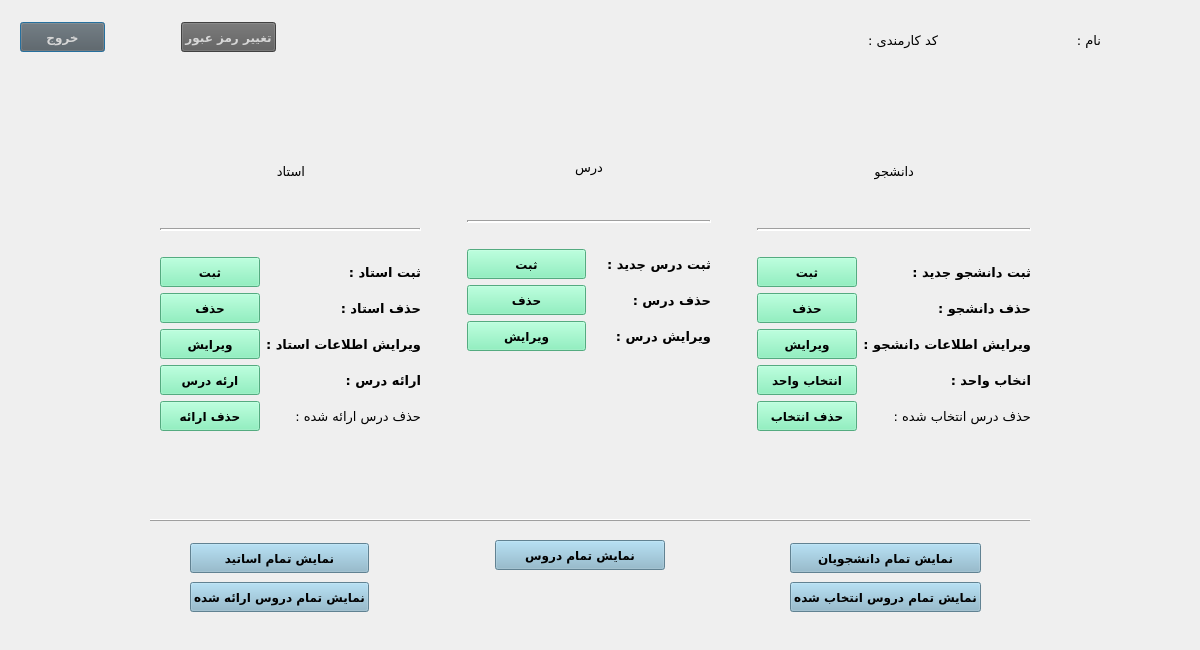
<?xml version="1.0" encoding="UTF-8"?>
<ui version="4.0">
 <class>EmployeeMainDialog</class>
 <widget class="QDialog" name="EmployeeMainDialog">
  <property name="geometry">
   <rect>
    <x>0</x>
    <y>0</y>
    <width>1200</width>
    <height>650</height>
   </rect>
  </property>
  <property name="windowTitle">
   <string>صفحه اصلی مسئول آموزش</string>
  </property>
  <property name="styleSheet">
   <string notr="true"/>
  </property>
  <widget class="QWidget" name="layoutWidget">
   <property name="geometry">
    <rect>
     <x>820</x>
     <y>20</y>
     <width>281</width>
     <height>40</height>
    </rect>
   </property>
   <layout class="QHBoxLayout" name="horizontalLayout_6">
    <item>
     <layout class="QHBoxLayout" name="horizontalLayout_5">
      <item>
       <widget class="QLabel" name="label_employeeCode">
        <property name="font">
         <font>
          <family>B Roya</family>
          <pointsize>10</pointsize>
          <weight>75</weight>
          <bold>true</bold>
         </font>
        </property>
        <property name="text">
         <string/>
        </property>
       </widget>
      </item>
      <item>
       <widget class="QLabel" name="label_3">
        <property name="font">
         <font>
          <family>B Titr</family>
          <pointsize>10</pointsize>
         </font>
        </property>
        <property name="text">
         <string>کد کارمندی :</string>
        </property>
       </widget>
      </item>
     </layout>
    </item>
    <item>
     <spacer name="horizontalSpacer">
      <property name="orientation">
       <enum>Qt::Horizontal</enum>
      </property>
      <property name="sizeType">
       <enum>QSizePolicy::Minimum</enum>
      </property>
      <property name="sizeHint" stdset="0">
       <size>
        <width>40</width>
        <height>20</height>
       </size>
      </property>
     </spacer>
    </item>
    <item>
     <layout class="QHBoxLayout" name="horizontalLayout_4">
      <item>
       <widget class="QLabel" name="label_name">
        <property name="font">
         <font>
          <family>B Roya</family>
          <pointsize>10</pointsize>
          <weight>75</weight>
          <bold>true</bold>
         </font>
        </property>
        <property name="text">
         <string/>
        </property>
       </widget>
      </item>
      <item>
       <widget class="QLabel" name="label">
        <property name="font">
         <font>
          <family>B Titr</family>
          <pointsize>10</pointsize>
         </font>
        </property>
        <property name="text">
         <string>نام :</string>
        </property>
       </widget>
      </item>
     </layout>
    </item>
   </layout>
  </widget>
  <widget class="QWidget" name="layoutWidget">
   <property name="geometry">
    <rect>
     <x>20</x>
     <y>20</y>
     <width>256</width>
     <height>35</height>
    </rect>
   </property>
   <property name="minimumSize">
    <size>
     <width>70</width>
     <height>0</height>
    </size>
   </property>
   <layout class="QHBoxLayout" name="horizontalLayout_2">
    <item>
     <widget class="QPushButton" name="pushButton_exit">
      <property name="minimumSize">
       <size>
        <width>80</width>
        <height>30</height>
       </size>
      </property>
      <property name="font">
       <font>
        <family>B Nazanin</family>
        <pointsize>9</pointsize>
        <weight>75</weight>
        <bold>true</bold>
       </font>
      </property>
      <property name="styleSheet">
       <string notr="true">background-color: rgb(91, 91, 91);
color: rgb(214, 214, 214);</string>
      </property>
      <property name="text">
       <string>خروج</string>
      </property>
     </widget>
    </item>
    <item>
     <spacer name="horizontalSpacer_12">
      <property name="minimumSize">
       <size>
        <width>70</width>
        <height>0</height>
       </size>
      </property>
      <property name="orientation">
       <enum>Qt::Horizontal</enum>
      </property>
      <property name="sizeType">
       <enum>QSizePolicy::Minimum</enum>
      </property>
      <property name="sizeHint" stdset="0">
       <size>
        <width>40</width>
        <height>20</height>
       </size>
      </property>
     </spacer>
    </item>
    <item>
     <widget class="QPushButton" name="pushButton_setting">
      <property name="minimumSize">
       <size>
        <width>90</width>
        <height>30</height>
       </size>
      </property>
      <property name="font">
       <font>
        <family>B Nazanin</family>
        <pointsize>9</pointsize>
        <weight>75</weight>
        <bold>true</bold>
       </font>
      </property>
      <property name="styleSheet">
       <string notr="true">background-color: rgb(91, 91, 91);
color: rgb(214, 214, 214);</string>
      </property>
      <property name="text">
       <string>تغییر رمز عبور</string>
      </property>
     </widget>
    </item>
   </layout>
  </widget>
  <widget class="QWidget" name="layoutWidget">
   <property name="geometry">
    <rect>
     <x>150</x>
     <y>510</y>
     <width>881</width>
     <height>22</height>
    </rect>
   </property>
   <layout class="QHBoxLayout" name="horizontalLayout_12">
    <item>
     <widget class="Line" name="line_5">
      <property name="minimumSize">
       <size>
        <width>243</width>
        <height>0</height>
       </size>
      </property>
      <property name="frameShadow">
       <enum>QFrame::Raised</enum>
      </property>
      <property name="lineWidth">
       <number>1</number>
      </property>
      <property name="orientation">
       <enum>Qt::Horizontal</enum>
      </property>
     </widget>
    </item>
   </layout>
  </widget>
  <widget class="QWidget" name="layoutWidget">
   <property name="geometry">
    <rect>
     <x>190</x>
     <y>540</y>
     <width>791</width>
     <height>77</height>
    </rect>
   </property>
   <layout class="QHBoxLayout" name="horizontalLayout_13">
    <item>
     <layout class="QVBoxLayout" name="verticalLayout_10">
      <item>
       <widget class="QPushButton" name="pushButton_showTeacher">
        <property name="minimumSize">
         <size>
          <width>170</width>
          <height>30</height>
         </size>
        </property>
        <property name="font">
         <font>
          <family>B Nazanin</family>
          <pointsize>9</pointsize>
          <weight>75</weight>
          <bold>true</bold>
         </font>
        </property>
        <property name="styleSheet">
         <string notr="true">background-color: rgb(136, 182, 204)</string>
        </property>
        <property name="text">
         <string>نمایش تمام اساتید</string>
        </property>
       </widget>
      </item>
      <item>
       <widget class="QPushButton" name="pushButton_showErae">
        <property name="minimumSize">
         <size>
          <width>170</width>
          <height>30</height>
         </size>
        </property>
        <property name="font">
         <font>
          <family>B Nazanin</family>
          <pointsize>9</pointsize>
          <weight>75</weight>
          <bold>true</bold>
         </font>
        </property>
        <property name="styleSheet">
         <string notr="true">background-color: rgb(136, 182, 204)</string>
        </property>
        <property name="text">
         <string>نمایش تمام دروس ارائه شده</string>
        </property>
       </widget>
      </item>
     </layout>
    </item>
    <item>
     <spacer name="horizontalSpacer_14">
      <property name="orientation">
       <enum>Qt::Horizontal</enum>
      </property>
      <property name="sizeHint" stdset="0">
       <size>
        <width>40</width>
        <height>20</height>
       </size>
      </property>
     </spacer>
    </item>
    <item>
     <layout class="QVBoxLayout" name="verticalLayout_11">
      <item>
       <widget class="QPushButton" name="pushButton_showLesson">
        <property name="minimumSize">
         <size>
          <width>170</width>
          <height>30</height>
         </size>
        </property>
        <property name="font">
         <font>
          <family>B Nazanin</family>
          <pointsize>9</pointsize>
          <weight>75</weight>
          <bold>true</bold>
         </font>
        </property>
        <property name="styleSheet">
         <string notr="true">background-color: rgb(136, 182, 204)</string>
        </property>
        <property name="text">
         <string>نمایش تمام دروس</string>
        </property>
       </widget>
      </item>
      <item>
       <spacer name="verticalSpacer">
        <property name="orientation">
         <enum>Qt::Vertical</enum>
        </property>
        <property name="sizeHint" stdset="0">
         <size>
          <width>20</width>
          <height>28</height>
         </size>
        </property>
       </spacer>
      </item>
     </layout>
    </item>
    <item>
     <spacer name="horizontalSpacer_15">
      <property name="orientation">
       <enum>Qt::Horizontal</enum>
      </property>
      <property name="sizeHint" stdset="0">
       <size>
        <width>40</width>
        <height>20</height>
       </size>
      </property>
     </spacer>
    </item>
    <item>
     <layout class="QVBoxLayout" name="verticalLayout_12">
      <item>
       <widget class="QPushButton" name="pushButton_showStu">
        <property name="minimumSize">
         <size>
          <width>170</width>
          <height>30</height>
         </size>
        </property>
        <property name="font">
         <font>
          <family>B Nazanin</family>
          <pointsize>9</pointsize>
          <weight>75</weight>
          <bold>true</bold>
         </font>
        </property>
        <property name="styleSheet">
         <string notr="true">background-color: rgb(136, 182, 204)</string>
        </property>
        <property name="text">
         <string>نمایش تمام دانشجویان</string>
        </property>
       </widget>
      </item>
      <item>
       <widget class="QPushButton" name="pushButton_showEntekhab">
        <property name="minimumSize">
         <size>
          <width>170</width>
          <height>30</height>
         </size>
        </property>
        <property name="font">
         <font>
          <family>B Nazanin</family>
          <pointsize>9</pointsize>
          <weight>75</weight>
          <bold>true</bold>
         </font>
        </property>
        <property name="styleSheet">
         <string notr="true">background-color: rgb(136, 182, 204)</string>
        </property>
        <property name="text">
         <string>نمایش تمام دروس انتخاب شده</string>
        </property>
       </widget>
      </item>
     </layout>
    </item>
   </layout>
  </widget>
  <widget class="QWidget" name="layoutWidget">
   <property name="geometry">
    <rect>
     <x>160</x>
     <y>120</y>
     <width>871</width>
     <height>311</height>
    </rect>
   </property>
   <layout class="QHBoxLayout" name="horizontalLayout_11">
    <item>
     <layout class="QVBoxLayout" name="verticalLayout_7">
      <item>
       <layout class="QHBoxLayout" name="horizontalLayout_9">
        <item>
         <spacer name="horizontalSpacer_9">
          <property name="orientation">
           <enum>Qt::Horizontal</enum>
          </property>
          <property name="sizeHint" stdset="0">
           <size>
            <width>40</width>
            <height>20</height>
           </size>
          </property>
         </spacer>
        </item>
        <item>
         <widget class="QLabel" name="label_6">
          <property name="font">
           <font>
            <family>B Titr</family>
            <pointsize>10</pointsize>
           </font>
          </property>
          <property name="text">
           <string>استاد</string>
          </property>
         </widget>
        </item>
        <item>
         <spacer name="horizontalSpacer_8">
          <property name="orientation">
           <enum>Qt::Horizontal</enum>
          </property>
          <property name="sizeHint" stdset="0">
           <size>
            <width>40</width>
            <height>20</height>
           </size>
          </property>
         </spacer>
        </item>
       </layout>
      </item>
      <item>
       <widget class="Line" name="line_3">
        <property name="lineWidth">
         <number>2</number>
        </property>
        <property name="orientation">
         <enum>Qt::Horizontal</enum>
        </property>
       </widget>
      </item>
      <item>
       <spacer name="horizontalSpacer_10">
        <property name="orientation">
         <enum>Qt::Horizontal</enum>
        </property>
        <property name="sizeHint" stdset="0">
         <size>
          <width>218</width>
          <height>20</height>
         </size>
        </property>
       </spacer>
      </item>
      <item>
       <layout class="QHBoxLayout" name="horizontalLayout_3">
        <item>
         <layout class="QVBoxLayout" name="verticalLayout_2">
          <item>
           <widget class="QPushButton" name="pushButton_addTeacher">
            <property name="minimumSize">
             <size>
              <width>100</width>
              <height>30</height>
             </size>
            </property>
            <property name="font">
             <font>
              <family>B Nazanin</family>
              <pointsize>9</pointsize>
              <weight>75</weight>
              <bold>true</bold>
             </font>
            </property>
            <property name="styleSheet">
             <string notr="true">background-color:rgb(118, 240, 179)</string>
            </property>
            <property name="text">
             <string>ثبت</string>
            </property>
           </widget>
          </item>
          <item>
           <widget class="QPushButton" name="pushButton_removeTeacher">
            <property name="minimumSize">
             <size>
              <width>100</width>
              <height>30</height>
             </size>
            </property>
            <property name="font">
             <font>
              <family>B Nazanin</family>
              <pointsize>9</pointsize>
              <weight>75</weight>
              <bold>true</bold>
             </font>
            </property>
            <property name="styleSheet">
             <string notr="true">background-color:rgb(118, 240, 179)</string>
            </property>
            <property name="text">
             <string>حذف</string>
            </property>
           </widget>
          </item>
          <item>
           <widget class="QPushButton" name="pushButton_editTeacher">
            <property name="minimumSize">
             <size>
              <width>100</width>
              <height>30</height>
             </size>
            </property>
            <property name="font">
             <font>
              <family>B Nazanin</family>
              <pointsize>9</pointsize>
              <weight>75</weight>
              <bold>true</bold>
             </font>
            </property>
            <property name="styleSheet">
             <string notr="true">background-color:rgb(118, 240, 179)</string>
            </property>
            <property name="text">
             <string>ویرایش</string>
            </property>
           </widget>
          </item>
          <item>
           <widget class="QPushButton" name="pushButton_eraeDars">
            <property name="minimumSize">
             <size>
              <width>100</width>
              <height>30</height>
             </size>
            </property>
            <property name="font">
             <font>
              <family>B Nazanin</family>
              <pointsize>9</pointsize>
              <weight>75</weight>
              <bold>true</bold>
             </font>
            </property>
            <property name="styleSheet">
             <string notr="true">background-color:rgb(118, 240, 179)</string>
            </property>
            <property name="text">
             <string>ارئه درس</string>
            </property>
           </widget>
          </item>
          <item>
           <widget class="QPushButton" name="pushButton_6">
            <property name="minimumSize">
             <size>
              <width>100</width>
              <height>30</height>
             </size>
            </property>
            <property name="font">
             <font>
              <family>B Nazanin</family>
              <pointsize>9</pointsize>
              <weight>75</weight>
              <bold>true</bold>
             </font>
            </property>
            <property name="styleSheet">
             <string notr="true">background-color: rgb(118, 240, 179)</string>
            </property>
            <property name="text">
             <string>حذف ارائه</string>
            </property>
           </widget>
          </item>
         </layout>
        </item>
        <item>
         <layout class="QVBoxLayout" name="verticalLayout">
          <item>
           <widget class="QLabel" name="label_15">
            <property name="font">
             <font>
              <family>B Koodak</family>
              <pointsize>10</pointsize>
              <weight>75</weight>
              <bold>true</bold>
             </font>
            </property>
            <property name="text">
             <string>ثبت استاد :</string>
            </property>
           </widget>
          </item>
          <item>
           <widget class="QLabel" name="label_16">
            <property name="font">
             <font>
              <family>B Koodak</family>
              <pointsize>10</pointsize>
              <weight>75</weight>
              <bold>true</bold>
             </font>
            </property>
            <property name="text">
             <string>حذف استاد :</string>
            </property>
           </widget>
          </item>
          <item>
           <widget class="QLabel" name="label_17">
            <property name="font">
             <font>
              <family>B Koodak</family>
              <pointsize>10</pointsize>
              <weight>75</weight>
              <bold>true</bold>
             </font>
            </property>
            <property name="text">
             <string>ویرایش اطلاعات استاد :</string>
            </property>
           </widget>
          </item>
          <item>
           <widget class="QLabel" name="label_18">
            <property name="font">
             <font>
              <family>B Koodak</family>
              <pointsize>10</pointsize>
              <weight>75</weight>
              <bold>true</bold>
             </font>
            </property>
            <property name="text">
             <string>ارائه درس :</string>
            </property>
           </widget>
          </item>
          <item>
           <widget class="QLabel" name="label_2">
            <property name="font">
             <font>
              <family>B Koodak</family>
              <pointsize>10</pointsize>
             </font>
            </property>
            <property name="text">
             <string>حذف درس ارائه شده :</string>
            </property>
           </widget>
          </item>
         </layout>
        </item>
       </layout>
      </item>
     </layout>
    </item>
    <item>
     <spacer name="verticalSpacer_5">
      <property name="orientation">
       <enum>Qt::Vertical</enum>
      </property>
      <property name="sizeHint" stdset="0">
       <size>
        <width>20</width>
        <height>238</height>
       </size>
      </property>
     </spacer>
    </item>
    <item>
     <spacer name="verticalSpacer_6">
      <property name="orientation">
       <enum>Qt::Vertical</enum>
      </property>
      <property name="sizeHint" stdset="0">
       <size>
        <width>20</width>
        <height>218</height>
       </size>
      </property>
     </spacer>
    </item>
    <item>
     <layout class="QVBoxLayout" name="verticalLayout_8">
      <item>
       <layout class="QHBoxLayout" name="horizontalLayout_8">
        <item>
         <spacer name="horizontalSpacer_5">
          <property name="orientation">
           <enum>Qt::Horizontal</enum>
          </property>
          <property name="sizeHint" stdset="0">
           <size>
            <width>40</width>
            <height>20</height>
           </size>
          </property>
         </spacer>
        </item>
        <item>
         <widget class="QLabel" name="label_5">
          <property name="font">
           <font>
            <family>B Titr</family>
            <pointsize>10</pointsize>
           </font>
          </property>
          <property name="text">
           <string>درس</string>
          </property>
         </widget>
        </item>
        <item>
         <spacer name="horizontalSpacer_6">
          <property name="orientation">
           <enum>Qt::Horizontal</enum>
          </property>
          <property name="sizeHint" stdset="0">
           <size>
            <width>40</width>
            <height>20</height>
           </size>
          </property>
         </spacer>
        </item>
       </layout>
      </item>
      <item>
       <widget class="Line" name="line_2">
        <property name="frameShadow">
         <enum>QFrame::Sunken</enum>
        </property>
        <property name="lineWidth">
         <number>2</number>
        </property>
        <property name="orientation">
         <enum>Qt::Horizontal</enum>
        </property>
       </widget>
      </item>
      <item>
       <spacer name="horizontalSpacer_7">
        <property name="orientation">
         <enum>Qt::Horizontal</enum>
        </property>
        <property name="sizeHint" stdset="0">
         <size>
          <width>178</width>
          <height>20</height>
         </size>
        </property>
       </spacer>
      </item>
      <item>
       <layout class="QHBoxLayout" name="horizontalLayout">
        <item>
         <layout class="QVBoxLayout" name="verticalLayout_4">
          <item>
           <widget class="QPushButton" name="pushButton_addLesson">
            <property name="minimumSize">
             <size>
              <width>100</width>
              <height>30</height>
             </size>
            </property>
            <property name="font">
             <font>
              <family>B Nazanin</family>
              <pointsize>9</pointsize>
              <weight>75</weight>
              <bold>true</bold>
             </font>
            </property>
            <property name="styleSheet">
             <string notr="true">background-color:rgb(118, 240, 179)</string>
            </property>
            <property name="text">
             <string>ثبت</string>
            </property>
           </widget>
          </item>
          <item>
           <widget class="QPushButton" name="pushButton_removeLesson">
            <property name="minimumSize">
             <size>
              <width>100</width>
              <height>30</height>
             </size>
            </property>
            <property name="font">
             <font>
              <family>B Nazanin</family>
              <pointsize>9</pointsize>
              <weight>75</weight>
              <bold>true</bold>
             </font>
            </property>
            <property name="styleSheet">
             <string notr="true">background-color:rgb(118, 240, 179)</string>
            </property>
            <property name="text">
             <string>حذف</string>
            </property>
           </widget>
          </item>
          <item>
           <widget class="QPushButton" name="pushButton_editLesson">
            <property name="minimumSize">
             <size>
              <width>100</width>
              <height>30</height>
             </size>
            </property>
            <property name="font">
             <font>
              <family>B Nazanin</family>
              <pointsize>9</pointsize>
              <weight>75</weight>
              <bold>true</bold>
             </font>
            </property>
            <property name="styleSheet">
             <string notr="true">background-color:rgb(118, 240, 179)</string>
            </property>
            <property name="text">
             <string>ویرایش</string>
            </property>
           </widget>
          </item>
         </layout>
        </item>
        <item>
         <layout class="QVBoxLayout" name="verticalLayout_3">
          <item>
           <widget class="QLabel" name="label_12">
            <property name="font">
             <font>
              <family>B Koodak</family>
              <pointsize>10</pointsize>
              <weight>75</weight>
              <bold>true</bold>
             </font>
            </property>
            <property name="text">
             <string>ثبت درس جدید :</string>
            </property>
           </widget>
          </item>
          <item>
           <widget class="QLabel" name="label_13">
            <property name="font">
             <font>
              <family>B Koodak</family>
              <pointsize>10</pointsize>
              <weight>75</weight>
              <bold>true</bold>
             </font>
            </property>
            <property name="text">
             <string>حذف درس :</string>
            </property>
           </widget>
          </item>
          <item>
           <widget class="QLabel" name="label_14">
            <property name="font">
             <font>
              <family>B Koodak</family>
              <pointsize>10</pointsize>
              <weight>75</weight>
              <bold>true</bold>
             </font>
            </property>
            <property name="text">
             <string>ویرایش درس :</string>
            </property>
           </widget>
          </item>
         </layout>
        </item>
       </layout>
      </item>
      <item>
       <spacer name="horizontalSpacer_11">
        <property name="orientation">
         <enum>Qt::Horizontal</enum>
        </property>
        <property name="sizeHint" stdset="0">
         <size>
          <width>148</width>
          <height>37</height>
         </size>
        </property>
       </spacer>
      </item>
      <item>
       <spacer name="horizontalSpacer_16">
        <property name="orientation">
         <enum>Qt::Horizontal</enum>
        </property>
        <property name="sizeHint" stdset="0">
         <size>
          <width>40</width>
          <height>43</height>
         </size>
        </property>
       </spacer>
      </item>
     </layout>
    </item>
    <item>
     <spacer name="verticalSpacer_7">
      <property name="orientation">
       <enum>Qt::Vertical</enum>
      </property>
      <property name="sizeHint" stdset="0">
       <size>
        <width>20</width>
        <height>218</height>
       </size>
      </property>
     </spacer>
    </item>
    <item>
     <spacer name="verticalSpacer_8">
      <property name="orientation">
       <enum>Qt::Vertical</enum>
      </property>
      <property name="sizeHint" stdset="0">
       <size>
        <width>20</width>
        <height>208</height>
       </size>
      </property>
     </spacer>
    </item>
    <item>
     <layout class="QVBoxLayout" name="verticalLayout_9">
      <item>
       <layout class="QHBoxLayout" name="horizontalLayout_10">
        <item>
         <spacer name="horizontalSpacer_3">
          <property name="orientation">
           <enum>Qt::Horizontal</enum>
          </property>
          <property name="sizeHint" stdset="0">
           <size>
            <width>40</width>
            <height>20</height>
           </size>
          </property>
         </spacer>
        </item>
        <item>
         <widget class="QLabel" name="label_4">
          <property name="font">
           <font>
            <family>B Titr</family>
            <pointsize>10</pointsize>
            <weight>50</weight>
            <bold>false</bold>
            <underline>false</underline>
           </font>
          </property>
          <property name="text">
           <string>دانشجو</string>
          </property>
         </widget>
        </item>
        <item>
         <spacer name="horizontalSpacer_2">
          <property name="orientation">
           <enum>Qt::Horizontal</enum>
          </property>
          <property name="sizeHint" stdset="0">
           <size>
            <width>40</width>
            <height>20</height>
           </size>
          </property>
         </spacer>
        </item>
       </layout>
      </item>
      <item>
       <widget class="Line" name="line">
        <property name="frameShadow">
         <enum>QFrame::Sunken</enum>
        </property>
        <property name="lineWidth">
         <number>2</number>
        </property>
        <property name="orientation">
         <enum>Qt::Horizontal</enum>
        </property>
       </widget>
      </item>
      <item>
       <spacer name="horizontalSpacer_4">
        <property name="orientation">
         <enum>Qt::Horizontal</enum>
        </property>
        <property name="sizeHint" stdset="0">
         <size>
          <width>218</width>
          <height>20</height>
         </size>
        </property>
       </spacer>
      </item>
      <item>
       <layout class="QHBoxLayout" name="horizontalLayout_7">
        <item>
         <layout class="QVBoxLayout" name="verticalLayout_6">
          <item>
           <widget class="QPushButton" name="pushButton_addStu">
            <property name="minimumSize">
             <size>
              <width>100</width>
              <height>30</height>
             </size>
            </property>
            <property name="font">
             <font>
              <family>B Nazanin</family>
              <pointsize>9</pointsize>
              <weight>75</weight>
              <bold>true</bold>
             </font>
            </property>
            <property name="styleSheet">
             <string notr="true">background-color:rgb(118, 240, 179)</string>
            </property>
            <property name="text">
             <string>ثبت</string>
            </property>
           </widget>
          </item>
          <item>
           <widget class="QPushButton" name="pushButton_removeStu">
            <property name="minimumSize">
             <size>
              <width>100</width>
              <height>30</height>
             </size>
            </property>
            <property name="font">
             <font>
              <family>B Nazanin</family>
              <pointsize>9</pointsize>
              <weight>75</weight>
              <bold>true</bold>
             </font>
            </property>
            <property name="styleSheet">
             <string notr="true">background-color:rgb(118, 240, 179)</string>
            </property>
            <property name="text">
             <string>حذف</string>
            </property>
           </widget>
          </item>
          <item>
           <widget class="QPushButton" name="pushButton_editStu">
            <property name="minimumSize">
             <size>
              <width>100</width>
              <height>30</height>
             </size>
            </property>
            <property name="font">
             <font>
              <family>B Nazanin</family>
              <pointsize>9</pointsize>
              <weight>75</weight>
              <bold>true</bold>
             </font>
            </property>
            <property name="styleSheet">
             <string notr="true">background-color:rgb(118, 240, 179)</string>
            </property>
            <property name="text">
             <string>ویرایش</string>
            </property>
           </widget>
          </item>
          <item>
           <widget class="QPushButton" name="pushButton_entekhabVahed">
            <property name="minimumSize">
             <size>
              <width>100</width>
              <height>30</height>
             </size>
            </property>
            <property name="font">
             <font>
              <family>B Nazanin</family>
              <pointsize>9</pointsize>
              <weight>75</weight>
              <bold>true</bold>
             </font>
            </property>
            <property name="styleSheet">
             <string notr="true">background-color:rgb(118, 240, 179)</string>
            </property>
            <property name="text">
             <string>انتخاب واحد</string>
            </property>
           </widget>
          </item>
          <item>
           <widget class="QPushButton" name="pushButton_7">
            <property name="minimumSize">
             <size>
              <width>100</width>
              <height>30</height>
             </size>
            </property>
            <property name="font">
             <font>
              <family>B Nazanin</family>
              <pointsize>9</pointsize>
              <weight>75</weight>
              <bold>true</bold>
             </font>
            </property>
            <property name="styleSheet">
             <string notr="true">background-color: rgb(118, 240, 179)</string>
            </property>
            <property name="text">
             <string>حذف انتخاب</string>
            </property>
           </widget>
          </item>
         </layout>
        </item>
        <item>
         <layout class="QVBoxLayout" name="verticalLayout_5">
          <item>
           <widget class="QLabel" name="label_8">
            <property name="font">
             <font>
              <family>B Koodak</family>
              <pointsize>10</pointsize>
              <weight>75</weight>
              <bold>true</bold>
             </font>
            </property>
            <property name="text">
             <string>ثبت دانشجو جدید :</string>
            </property>
           </widget>
          </item>
          <item>
           <widget class="QLabel" name="label_9">
            <property name="font">
             <font>
              <family>B Koodak</family>
              <pointsize>10</pointsize>
              <weight>75</weight>
              <bold>true</bold>
             </font>
            </property>
            <property name="text">
             <string>حذف دانشجو :</string>
            </property>
           </widget>
          </item>
          <item>
           <widget class="QLabel" name="label_10">
            <property name="font">
             <font>
              <family>B Koodak</family>
              <pointsize>10</pointsize>
              <weight>75</weight>
              <bold>true</bold>
             </font>
            </property>
            <property name="text">
             <string>ویرایش اطلاعات دانشجو :</string>
            </property>
           </widget>
          </item>
          <item>
           <widget class="QLabel" name="label_11">
            <property name="font">
             <font>
              <family>B Koodak</family>
              <pointsize>10</pointsize>
              <weight>75</weight>
              <bold>true</bold>
             </font>
            </property>
            <property name="text">
             <string>انخاب واحد :</string>
            </property>
           </widget>
          </item>
          <item>
           <widget class="QLabel" name="label_7">
            <property name="font">
             <font>
              <family>B Koodak</family>
              <pointsize>10</pointsize>
             </font>
            </property>
            <property name="text">
             <string>حذف درس انتخاب شده :</string>
            </property>
           </widget>
          </item>
         </layout>
        </item>
       </layout>
      </item>
     </layout>
    </item>
   </layout>
  </widget>
 </widget>
 <tabstops>
  <tabstop>pushButton_addStu</tabstop>
  <tabstop>pushButton_removeStu</tabstop>
  <tabstop>pushButton_editStu</tabstop>
  <tabstop>pushButton_entekhabVahed</tabstop>
  <tabstop>pushButton_addLesson</tabstop>
  <tabstop>pushButton_removeLesson</tabstop>
  <tabstop>pushButton_editLesson</tabstop>
  <tabstop>pushButton_addTeacher</tabstop>
  <tabstop>pushButton_removeTeacher</tabstop>
  <tabstop>pushButton_editTeacher</tabstop>
  <tabstop>pushButton_eraeDars</tabstop>
  <tabstop>pushButton_setting</tabstop>
  <tabstop>pushButton_exit</tabstop>
 </tabstops>
 <resources/>
 <connections>
  <connection>
   <sender>pushButton_exit</sender>
   <signal>clicked()</signal>
   <receiver>EmployeeMainDialog</receiver>
   <slot>close()</slot>
   <hints>
    <hint type="sourcelabel">
     <x>66</x>
     <y>38</y>
    </hint>
    <hint type="destinationlabel">
     <x>55</x>
     <y>90</y>
    </hint>
   </hints>
  </connection>
 </connections>
</ui>
